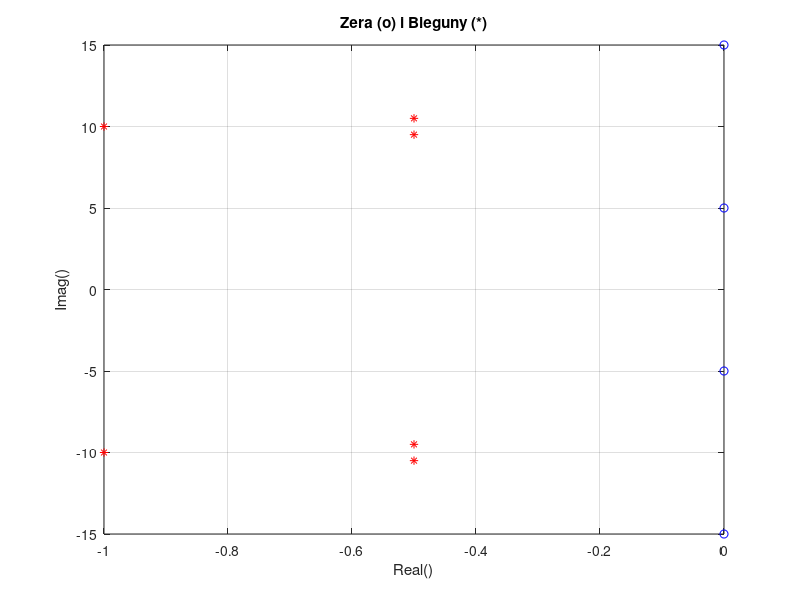
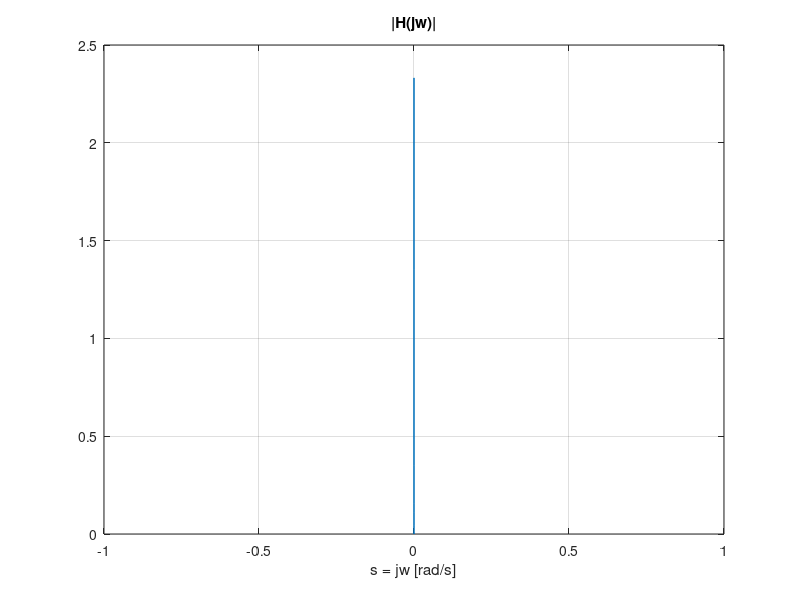
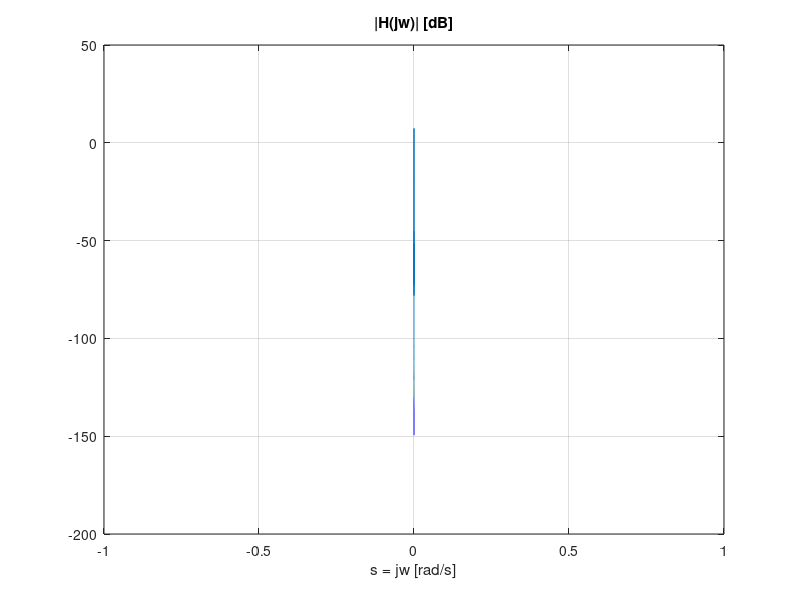

These figures' MATLAB source, in order:
clear all; close all;
p12 = -0.5 + j*9.5; p12 = [p12, conj(p12)];
p34 = -1 + j*10; p34 = [p34, conj(p34)];
p56 = -0.5 + j*10.5; p56 = [p56, conj(p56)];
p = [p12 p34 p56];
z = [-j*5 j*5 -j*15 j*15]; 

figure; plot(real(z),imag(z),'bo', real(p),imag(p),'r*'); grid;
title('Zera (o) i Bieguny (*)'); xlabel('Real()'); ylabel('Imag()'); pause

f = 0 : 0.1 : 1000; 
w = 2*pi*f; 
s = j*w;
a = poly(p);
b = poly(z);
H = polyval(b,s) ./ polyval(a,s);

figure; plot(s, abs(H)); xlabel('s = jw [rad/s]'); title('|H(jw)|'); grid; pause;
figure; plot(s,20*log10(abs(H))); xlabel('s = jw [rad/s]'); title('|H(jw)| [dB]'); grid; pause